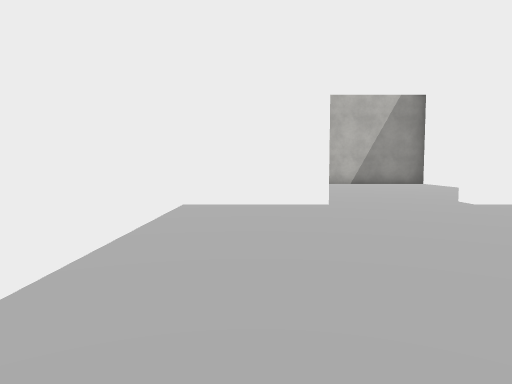
View 1 (above)

17 first-person views from a walk through a Unity game level. The camera is 1.3 m above the floor, tilts 4° down and sees 70° across. The floor is counted in squares, 2 m on a side. Each view is taken from the middle of a square. On the plan, view 1 faces up. The plan holds only what a view shows up to about 11 squares ahead; the rest is blank. The place goes on beyond the plan. The player character is not drawn. Surface patterns are stand-ins for the level's own textures.

View 2
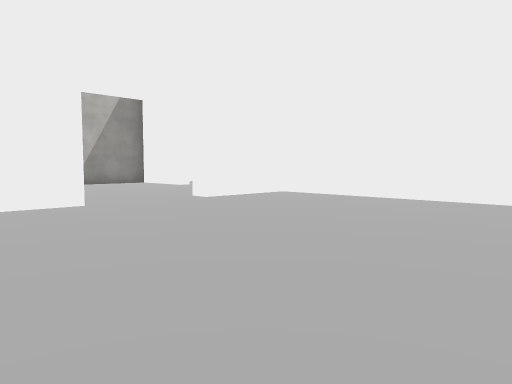

View 3
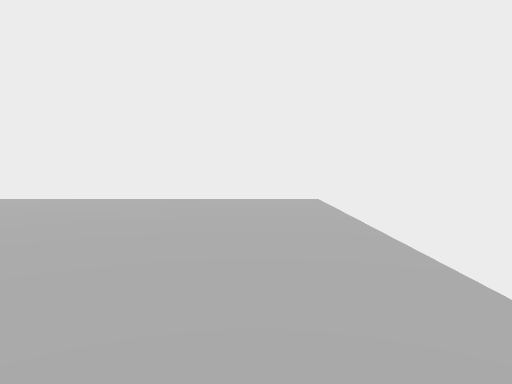

View 4
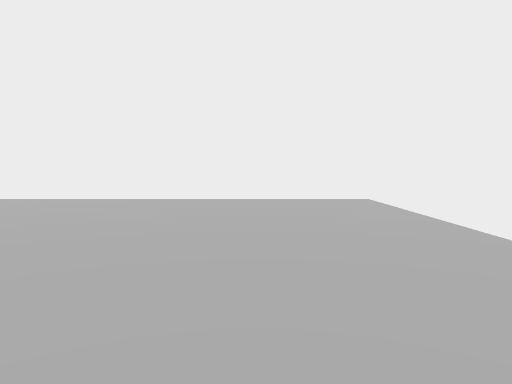

View 5
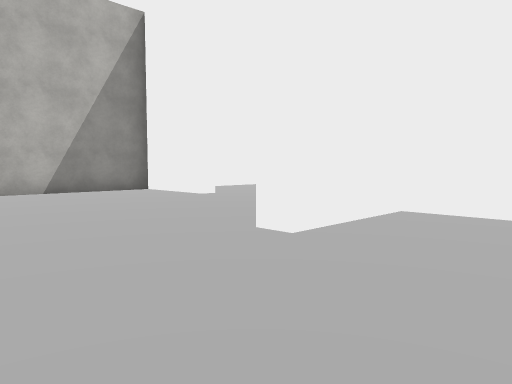

View 6
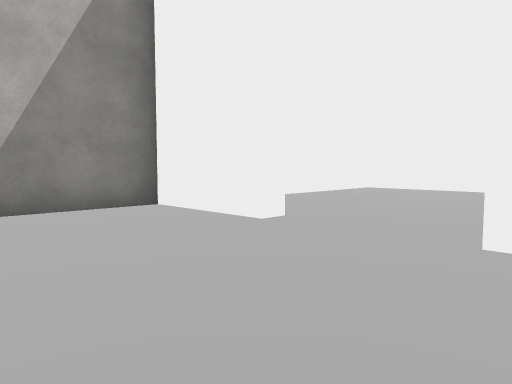

View 7
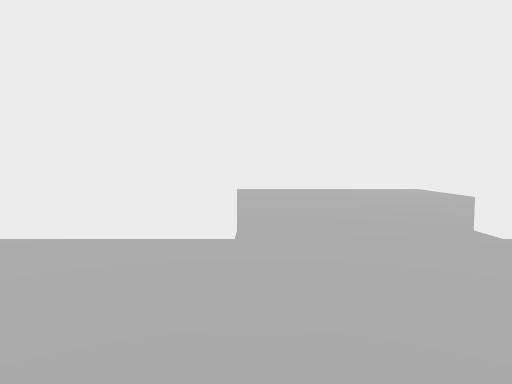

View 8
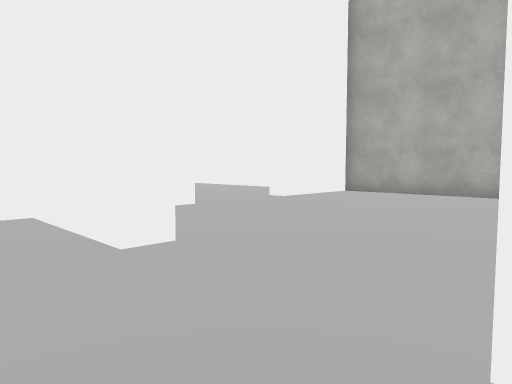

View 9
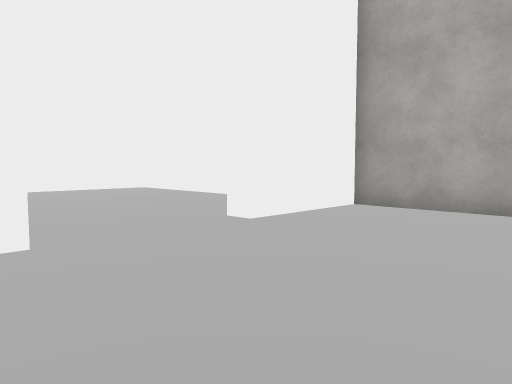

View 10
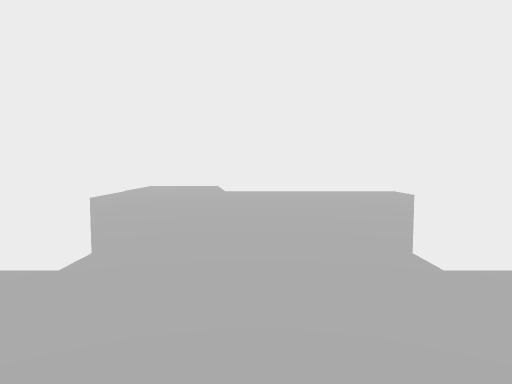

View 11
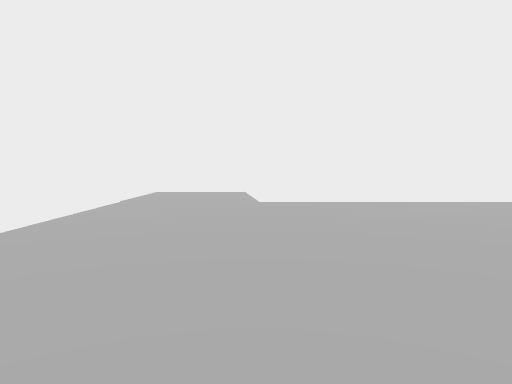

View 12
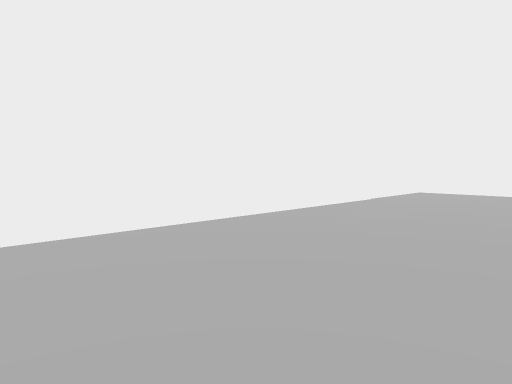

View 13
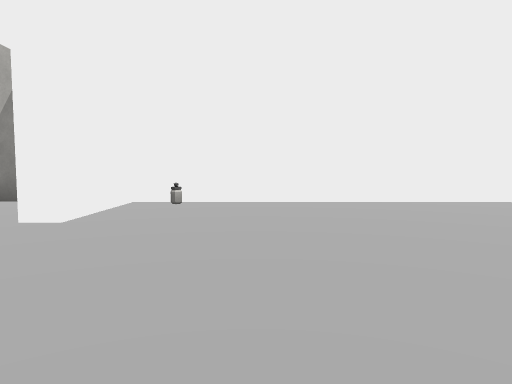

View 14
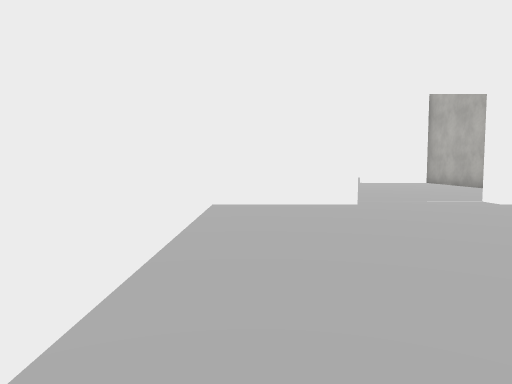

View 15
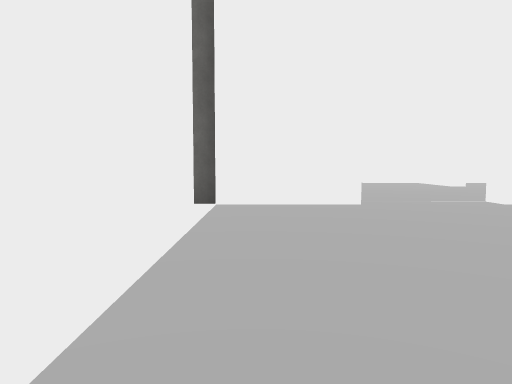

View 16
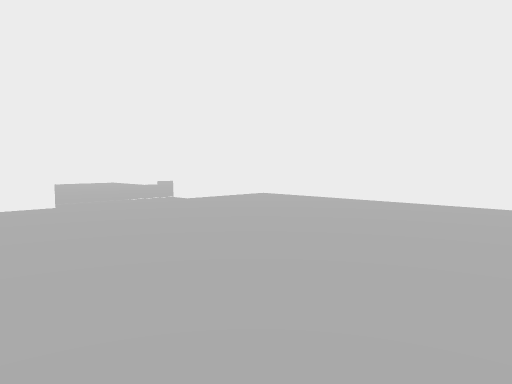

View 17
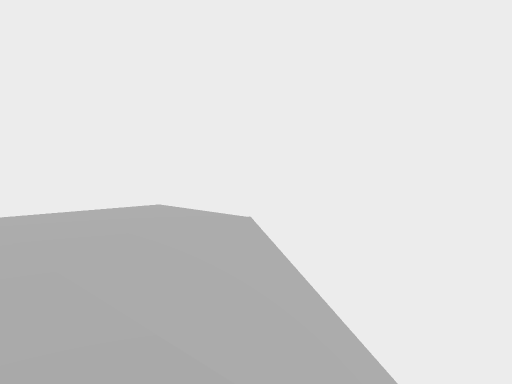

### Floor plan
Key: @ floor where view 1 was taken; # wall or solid block; . main floor; - floor 10.25 m lower than the main floor; / step, stairs or slope; O other object.
Columns run from 12 left of view 1 to 14 right of it. Each row starts with its distance up from view 1.
 14     ------#################
 13    /......#.......##O.....#
 12  / /......#.......#.......#
 11 #/ /......................#
 10 #///......................#
  9 #///......................#
  8 #.........#.......#.......#
  7 #.........####..####......#
  6 ###########........########
  5           #........#
  4           #........#
  3           #........#
  2           #........#
  1           #........#
  0           #.@......#
 -1           #........#
 -2           ##########

Where each view was taken, in squares from view 1:
view 1: 0 up, 0 right, facing up
view 2: 0 up, 1 left, facing up-right
view 3: 0 up, 1 left, facing right
view 4: 6 up, 1 right, facing down
view 5: 4 up, 1 right, facing up-right
view 6: 8 up, 3 right, facing up-right
view 7: 11 up, 3 right, facing right
view 8: 5 up, 4 right, facing up-left
view 9: 8 up, 2 right, facing up-left
view 10: 10 up, 1 right, facing left
view 11: 9 up, 2 left, facing left
view 12: 10 up, 2 left, facing down-left
view 13: 7 up, 9 right, facing up
view 14: 7 up, 13 right, facing left
view 15: 13 up, 8 left, facing right
view 16: 13 up, 8 left, facing down-right
view 17: 12 up, 8 left, facing down-left
